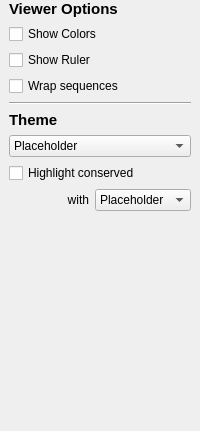
     <widget class="QFrame" name="optionsPanel">
      <property name="sizePolicy">
       <sizepolicy hsizetype="Maximum" vsizetype="Preferred">
        <horstretch>0</horstretch>
        <verstretch>0</verstretch>
       </sizepolicy>
      </property>
      <property name="frameShape">
       <enum>QFrame::NoFrame</enum>
      </property>
      <property name="frameShadow">
       <enum>QFrame::Raised</enum>
      </property>
      <layout class="QVBoxLayout" name="verticalLayout_7">
       <property name="leftMargin">
        <number>9</number>
       </property>
       <property name="topMargin">
        <number>0</number>
       </property>
       <property name="rightMargin">
        <number>9</number>
       </property>
       <property name="bottomMargin">
        <number>0</number>
       </property>
       <item>
        <widget class="QLabel" name="optionsLabel">
         <property name="font">
          <font>
           <pointsize>11</pointsize>
           <weight>75</weight>
           <bold>true</bold>
          </font>
         </property>
         <property name="styleSheet">
          <string notr="true"/>
         </property>
         <property name="text">
          <string>Viewer Options</string>
         </property>
         <property name="textFormat">
          <enum>Qt::MarkdownText</enum>
         </property>
        </widget>
       </item>
       <item>
        <widget class="QCheckBox" name="checkBox">
         <property name="text">
          <string>Show Colors</string>
         </property>
        </widget>
       </item>
       <item>
        <widget class="QCheckBox" name="checkBox_2">
         <property name="text">
          <string>Show Ruler</string>
         </property>
        </widget>
       </item>
       <item>
        <widget class="QCheckBox" name="checkBox_4">
         <property name="text">
          <string>Wrap sequences</string>
         </property>
        </widget>
       </item>
       <item>
        <widget class="Line" name="line_3">
         <property name="orientation">
          <enum>Qt::Horizontal</enum>
         </property>
        </widget>
       </item>
       <item>
        <widget class="QLabel" name="themeLabel">
         <property name="font">
          <font>
           <pointsize>11</pointsize>
           <weight>75</weight>
           <bold>true</bold>
          </font>
         </property>
         <property name="styleSheet">
          <string notr="true"/>
         </property>
         <property name="text">
          <string>Theme</string>
         </property>
         <property name="textFormat">
          <enum>Qt::MarkdownText</enum>
         </property>
        </widget>
       </item>
       <item>
        <widget class="QComboBox" name="comboBox">
         <item>
          <property name="text">
           <string>Placeholder</string>
          </property>
         </item>
        </widget>
       </item>
       <item>
        <widget class="QCheckBox" name="checkBox_3">
         <property name="text">
          <string>Highlight conserved</string>
         </property>
        </widget>
       </item>
       <item>
        <layout class="QHBoxLayout" name="horizontalLayout_3">
         <item>
          <widget class="QLabel" name="label">
           <property name="layoutDirection">
            <enum>Qt::LeftToRight</enum>
           </property>
           <property name="text">
            <string>with</string>
           </property>
           <property name="alignment">
            <set>Qt::AlignRight|Qt::AlignTrailing|Qt::AlignVCenter</set>
           </property>
          </widget>
         </item>
         <item>
          <widget class="QComboBox" name="comboBox_2">
           <item>
            <property name="text">
             <string>Placeholder</string>
            </property>
           </item>
          </widget>
         </item>
        </layout>
       </item>
       <item>
        <spacer name="verticalSpacer">
         <property name="orientation">
          <enum>Qt::Vertical</enum>
         </property>
         <property name="sizeHint" stdset="0">
          <size>
           <width>20</width>
           <height>220</height>
          </size>
         </property>
        </spacer>
       </item>
      </layout>
     </widget>
